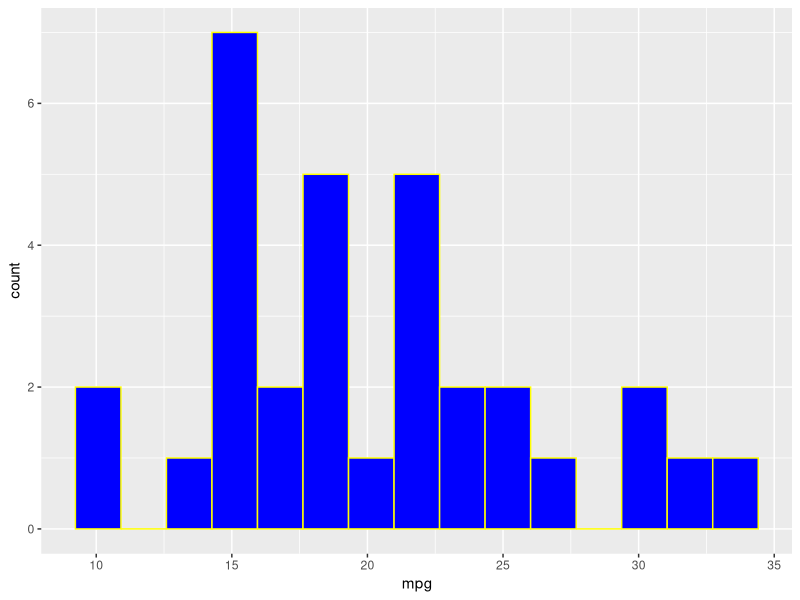

R code for this plot:
## ---- chunk 1
knitr::opts_chunk$set(echo = TRUE)
## ---- chunk 2
library(tidyverse)
ggplot(data = mtcars, aes(x = mpg)) +
  geom_histogram(fill = "blue", colour = "yellow", bins = 15)
